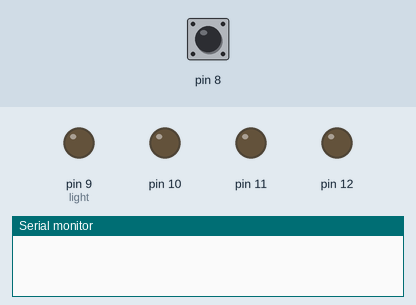
This sketch was run on a simulated Arduino Uno, built with avr-gcc and run on an emulated ATmega328P. Shown: output pins drawn as LEDs (lit = HIGH), the last lines printed to the serial monitor. The test bench sets the inputs (shaded band); at power-on: pin 8 HIGH.

Above: at 1.2 s.
1.3 s: pin 8 pulled LOW for 0.15 s
At 2.5 s:
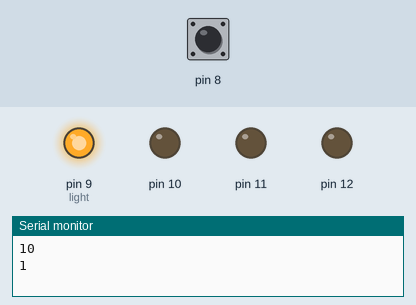
2.9 s: pin 8 pulled LOW for 1 s
At 3.7 s:
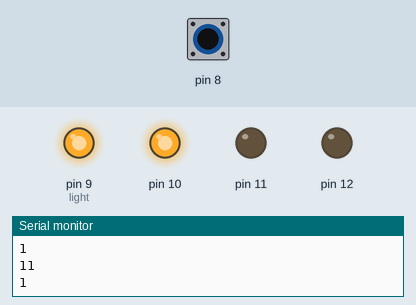
5.4 s: pin 8 pulled LOW for 0.15 s
At 6.6 s:
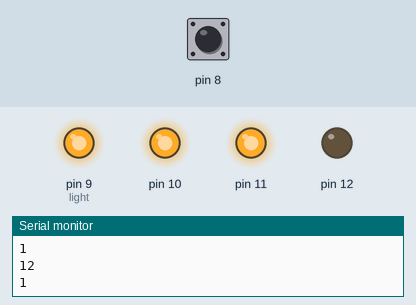
7.0 s: pin 8 pulled LOW for 3.2 s
At 8.0 s:
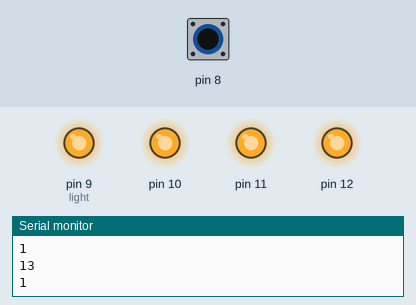
11.7 s: pin 8 pulsed LOW 5 times (0.12 s each, 0.3 s apart)
At 12.15 s:
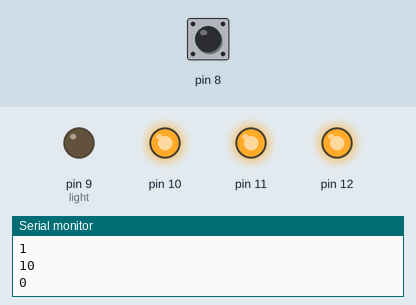
Timing chart, 0 to 14.7 s (numbered marks = the images above; inputs shaded):
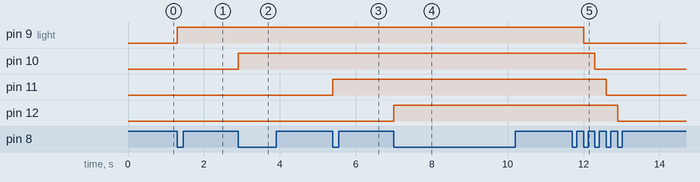

Measured:
- after the input at 1.3 s, pin 9 (light): LOW → HIGH at once
- after the input at 2.9 s, pin 10: LOW → HIGH at once
- after the input at 5.4 s, pin 11: LOW → HIGH at once
- after the input at 7.0 s, pin 12: LOW → HIGH at once
- after the input at 11.7 s, pin 9 (light): HIGH → LOW after 0.30 s; pin 10: HIGH → LOW after 0.60 s; pin 11: HIGH → LOW after 0.90 s; pin 12: HIGH → LOW after 1.2 s

The sketch:

______________________4_______________________________.ino
```cpp
bool button;
bool button_flag;
bool light_flag = true;
byte light = 9;
unsigned long last_pressed;
void setup() {
pinMode(8, INPUT_PULLUP);
pinMode(12, OUTPUT);
pinMode(11, OUTPUT);
pinMode(10, OUTPUT);
pinMode(9, OUTPUT);
Serial.begin(9600);
}

void loop() {
button = !digitalRead(8);
if (button == true && button_flag == false && millis() - last_pressed > 100){
  // light_flag = !light_flag;
  digitalWrite(light, light_flag);
  light++;
  button_flag = !button_flag;
  last_pressed = millis();
  Serial.println(light);
  Serial.println(light_flag);

}
if (button == false && button_flag == true){
  button_flag = !button_flag;
} if (light > 13){
  light_flag = !light_flag ;
  light = 9;
}
}
```
